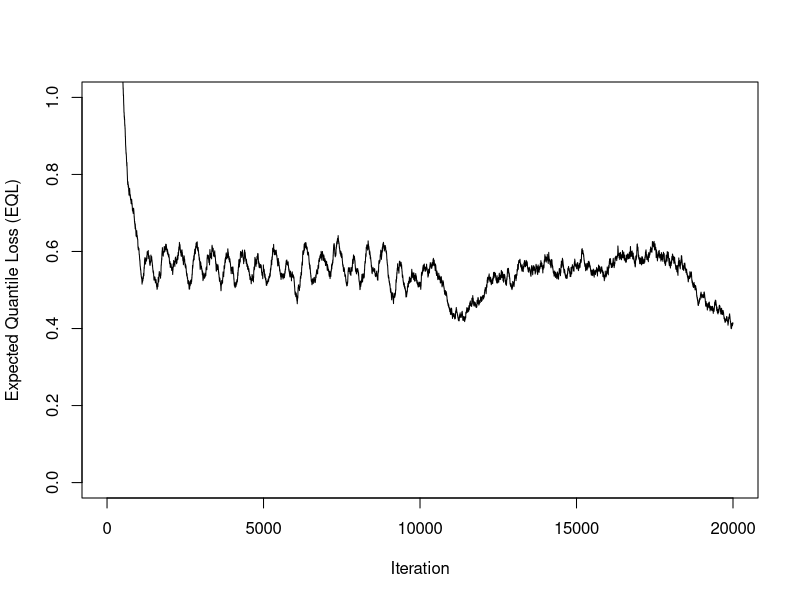
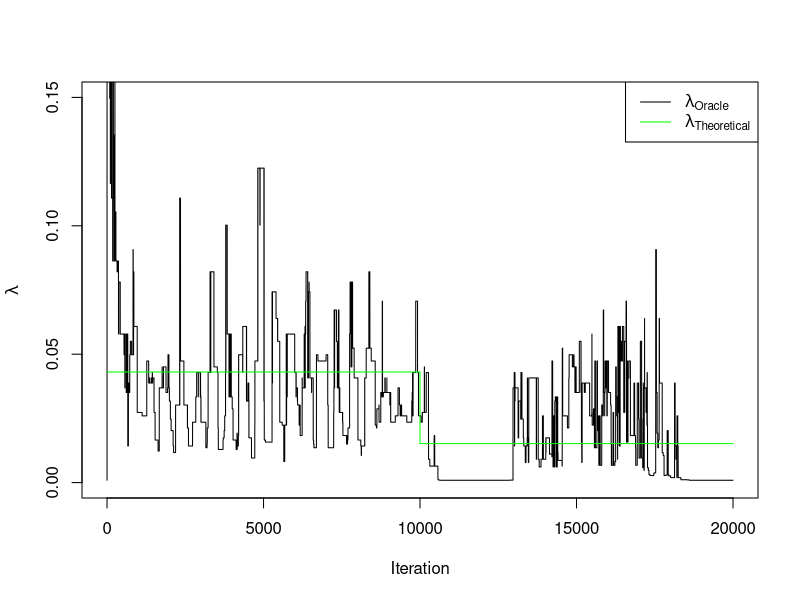
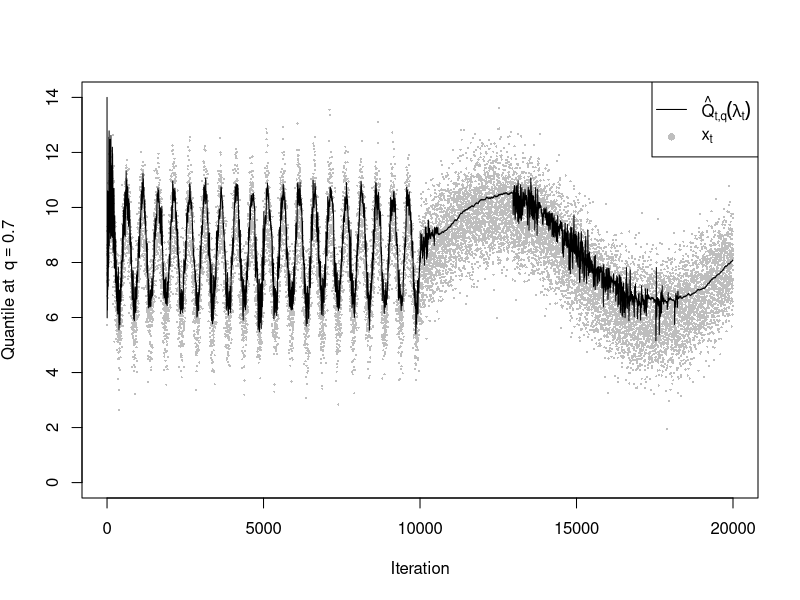

Source code (R) for these figures, in order:
## ---- chunk 1
#| label: Loading the packages
library (dplyr)
## ---- chunk 2
#| label: Refresh and Seed
rm (list = ls())
set.seed (1234)
## ---- chunk 3
#| label: DUMIQE
D1 <- function (q_prob, q_hat) {
    q_prob * q_hat
}
D2 <- function (q_prob, q_hat) {
    (1 - q_prob) * q_hat
}

# Incremental Algorithm (returns quantile estimates at iteration t for each lambda_vec value)
DUMIQE <- function (t, x_obs, q_hat_previous, lambda_vec, q_prob) {
    if (t == 0) { # Initialization step (Q_0)
        Q_min <- 14 # chosen to be "outside" the data stream distribution
        rep(Q_min, times = length(lambda_vec)) # L was still not defined
    } else {
        ifelse(
            x_obs[t] >= q_hat_previous,                           # Logical vector
            # RECALL: between 2 vectors, * and + performs element-wise multiplication and addition, respectively
            q_hat_previous + lambda_vec * D1(q_prob, q_hat_previous), # If TRUE
            q_hat_previous - lambda_vec * D2(q_prob, q_hat_previous)  # If FALSE
        )
    }
}
## ---- chunk 4
#| label: QL
# Quantile Loss function on iteration t 
QL <- function (x_obs_t, q_hat_t, q_prob) {
    ifelse(
        x_obs_t >= q_hat_t,                 # Logical vector
        (1 - q_prob) * (x_obs_t - q_hat_t), # If TRUE
        q_prob * (q_hat_t - x_obs_t)        # If FALSE
    )
}
## ---- chunk 5
#| label: Simulate Data
tau1 <- 500
tau2 <- 10^4 # 1e4 also works?
T    <- 10^4
N    <- 2*T

# t %% (2 * T) is always lower than 2 * T
tau_fun <- function(t) {
    ifelse(t %% (2 * T) < T, tau1, tau2)
}

# Normally distributed data stream
miu <- 8; b <- 2; sigma <- 1
# Chi-Square distributed data stream
nu <- 6

generate_data <- function (family, N, q_prob) {
    
    iter <- 0:(N-1)

    if (family == "normal"){
        mean_t    <- miu + b * sin(2 * pi * iter / tau_fun(iter))
        stream    <- rnorm(n = N, mean = mean_t, sd = sigma)
        quantiles <- qnorm(q_prob, mean = mean_t, sd = sigma)
    }  
    if (family == "chisq"){
        df_t      <- nu + b * sin(2 * pi * iter / tau_fun(iter))
        stream    <- rchisq(n = N, df = df_t)
        quantiles <- qchisq(q_prob, df = df_t)
    }
    # Return
    list(
        stream = stream,
        quantiles = quantiles
    )
}
## ---- chunk 6
#| label: Real Quantiles (to track)
q_fig2 <- 0.7
q_fig3 <- c(0.5, 0.7, 0.9)
## ---- chunk 7
normal_stream_fig2 <- generate_data("normal", N, q_fig2)$stream
## ---- chunk 8
#| label: Tuning Parameters
possible_lambdas <- exp(seq (from = -7, to = 0, by = 0.05))
L <- length(possible_lambdas) # number of estimates per iteration 
gamma_fig2 <- 1 - (0.01)^(1/1000) # 0.005
## ---- chunk 9
#| label: Oracle Algorithm
oracle_fun <- function (N, data_stream, gamma, q_prob, lambdas_list = possible_lambdas) {

    q_hat   <- matrix(0, nrow = N, ncol = L)
    QL_hat  <- matrix(0, nrow = N, ncol = L)
    EQL_hat <- matrix(0, nrow = N, ncol = L)

    oracle_quantiles <- numeric(N) # Oracle Quantile Estimates
    oracle_QL        <- numeric(N)
    oracle_EQL       <- numeric(N)
    oracle_lambdas   <- numeric(N)

    for (t in 0:(N-1)) {

        # Quantiles estimates on iteration t for each value in lambdas_list 
        q_hat[t + 1, ] <- DUMIQE(
            t, 
            data_stream, 
            q_hat[max(t,1), ], # max is due to the initialization step
            lambdas_list,
            q_prob
        )

        QL_hat[t + 1, ] <- QL(data_stream[t + 1], q_hat[t + 1, ], q_prob)

        # Expected Quantile Loss (EQL) function on iteration t. It is based on the exponentially weighted moving average.
        # It was previously defined as a function, but the node stack overflow error was thrown given it was defined recursively (so, e.g., it was evaluating all the previous steps creating very deep stack call)
        if (t == 0L) {
            EQL_hat[t + 1, ] <- QL_hat[t + 1, ] # Initialization
        } else {
            EQL_hat[t + 1, ] <- (1 - gamma) * EQL_hat[t, ] + gamma * QL_hat[t + 1, ]
        }

        index <- which.min(EQL_hat[t + 1, ])
        # The Oracle approach stores the lambda value with the minimum estimated EQL
        oracle_lambdas [t + 1]  <- lambdas_list[index]
        oracle_quantiles[t + 1] <- q_hat[t + 1, index]
        oracle_QL[t + 1]        <- QL_hat[t + 1, index]
        oracle_EQL[t + 1]       <- EQL_hat[t + 1, index]
    }

    # Return a list
    list(
        lambdas   = oracle_lambdas,
        quantiles = oracle_quantiles,
        QL        = oracle_QL,
        EQL       = oracle_EQL
    )   
}
## ---- chunk 10
oracle_fig2 <- oracle_fun(2*T, normal_stream_fig2, gamma_fig2, q_fig2)
## ---- chunk 11
#| label: Estimated EQL by iteration graph
plot(
    x = 0:(N-1),
    y = oracle_fig2$EQL, # oracle_fig2$EQL, oracle_fig2$QL
    type = "l", # Line Plot
    ylim = c(0.00,1),
    xlab = "Iteration",
    ylab = "Expected Quantile Loss (EQL)"
)
## ---- chunk 12
#| label: Recursive Lambda Updating Graph
plot(
    x = 0:(N-1),
    y = oracle_fig2$lambdas,
    type = "l", # Line Plot
    ylim = c(0,0.15),
    xlab = "Iteration",
    ylab = expression(lambda)
)

# ALERT: They're not computed this way!
theoretical_lambdas <- c(rep(mean(oracle_fig2$lambdas[1:T]), times = T), rep(mean(oracle_fig2$lambdas[(T+1):(2*T)]), times = T))

lines(
    x = 0:(N-1),
    y = theoretical_lambdas,
    col = "green"
)

legend(
    "topright",
    legend = c(expression(lambda[Oracle]), expression(lambda[Theoretical])),
    col = c("black", "green"),
    lty = c(1, 1)
)
## ---- chunk 13
#| label: Quantile Tracking Plot
plot(
    x = 0:(N-1),
    y = normal_stream_fig2,
    type = "p", # Line Plot
    pch = 16, cex = 0.3,
    col = "grey",     
    ylim = c(0,14),
    xlab = "Iteration",
    ylab = expression("Quantile at " ~ q == 0.7)
)

lines(
    x = 0:(N-1),
    y = oracle_fig2$quantiles, # Estimated Quantiles...
    col = "black",
    lwd = 1
)

legend(
    "topright",
    legend = c(expression(hat(Q)[t * "," * q](lambda[t])), expression(x[t])),
    col = c("black", "grey"),
    lty = c(1, NA),
    pch = c(NA, 16)
)
## ---- chunk 14
#| label: Mean Squared Error (MSE)
MSE <- function (Q_hat, Q_obs) {
   return (mean((Q_hat - Q_obs)^2))
}
## ---- chunk 15
#| label: Auxiliar Quantities
family <- c("normal", "chisq")
gamma_list <- seq(from = 0, to = 0.025, by = 0.001) # 1 - (0.01)^(1/M)

parallel_iter <- expand.grid(
    family = family,
    q_prob = q_fig3
)
# print(nrow(parallel_iter))

N <- 10^5
## ---- chunk 16
#| label: Data from a student-t distribution

N <- 1000
t_data <- rt(N, df = 1)
# t_data <- rcauchy(N, location = 0, scale = 1)

# There's also the rgpd command from the 'evd' package to generate directly data from a GP model...
# f(n/k) is known for the student-t, right? just use its density function, right?
## ---- chunk 17
# Se por um lado a tal aproximação pode funcionar usando um intermediate quantile as the baseline threshold, também há a questão do bias...
# u_track <- c(0.5, 0.6, 0.7, 0.8, 0.9) 
# quantiles_track <- rep(0, times = length(u_track))
## ---- chunk 18
# library (ismev)
# fit <- gpd.fit(t_data, threshold = quantiles_track[1])

# # Extract MLEs
# mle <- fit$mle

# # Scale parameter (sigma_u)
# sigma_hat <- fit$mle[1]

# # Shape parameter (xi)
# xi_hat <- fit$mle[2]
## ---- chunk 19
#The visualizations in Fig. 3.6 suggest that these values correspond to a moderate level of stability. Similar diagnostics to those discussed in Chapter 2—namely, threshold sensitivity analysis and mean excess plots—suggest that these are reasonable choices; the commands gpd.fitrange and mrl.plot from the ismev package can be used to implement these analyses, respectively. However, in our experience, the reliability of mean residual life plots is not as strong. Overall, we prefer threshold stability plots, as they provide insight into how much the inferences might change with different threshold choices.
## ---- chunk 20
# gpd.diag(fit)
